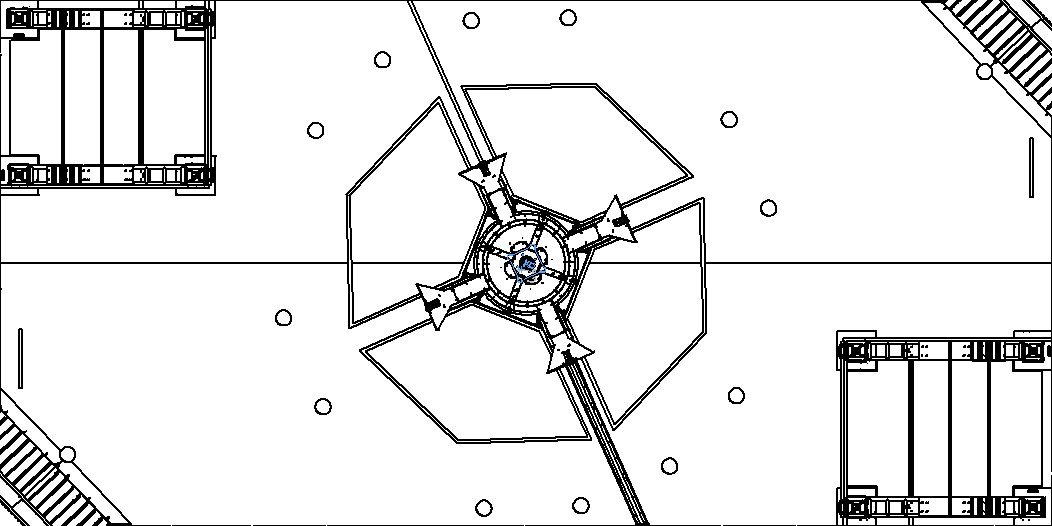
#> input picture FE-2022_crop.png, 1052 x 526 px
$ python pathplanner.py
#> lines starting #> are read from the running program, lines starting #| are printed output that depends on the picture
#!/usr/bin/python3
"""
pathplanner.py
Generates a motion profile based on a spline curve defined in an
actual field layout

Dave Cohen - wezelball

I'm gonna change this code

"""
import matplotlib.pyplot as plt

def onclick(event):
    """ A callback for the mouse button click.
    Returns the coordinates of the mouse click and which button was clicked.
    Button1: left click
    Button2: middle click
    Button1: right click
    xdata = x-coordinate (field units of inches) of button click
    ydata = y-coordinate (field units of inches) of button click
    """
    print('%s click: button=%d, x=%d, y=%d, xdata=%f, ydata=%f' %
          ('double' if event.dblclick else 'single', event.button,
           event.x, event.y, event.xdata, event.ydata))

    # Add a point ot the scatter plot
    ax.scatter([event.xdata], [event.ydata], c='r', s=40)
    ax.arrow(event.xdata, event.ydata, 10.0, 0.0)

    # Add the scatter point to the ax2 plot
    ax2.scatter([0],[0])
    ax2.arrow(0,0, 1.0, 0.0)
    # Update the scatter point
    fig.canvas.draw()
    fig2.canvas.draw()

# The actual field width that is accessible by the robot
field_width = 54.0*12.0     # units of inches - 648"
field_height = 27.0*12.0    # units of inches - 324"
#image_width = 1052          # units of pixels
#image_heght = 526           # units of pixels

fig,ax = plt.subplots()
fig2,ax2 = plt.subplots()

# Read in the field drawing
im = plt.imread('FE-2022_crop.png')
#> im is the input picture: shape (526, 1052, 3) float32; mean R, G, B 0.905, 0.906, 0.906

# The extent modifier converts the 1052 x 526 image to 648" x 324",
# with 0,0 at lower left of field
implot = ax.imshow(im, extent = (0,field_width,0,field_height))

# put a blue dot at (324, 162), which is center of field
#plt.scatter([324], [162])
ax2.scatter([0],[0])

# Connection id returns an integer and creates a callback to the onclick
# event
cid = fig.canvas.mpl_connect('button_press_event', onclick)

# Show the plot
plt.show()
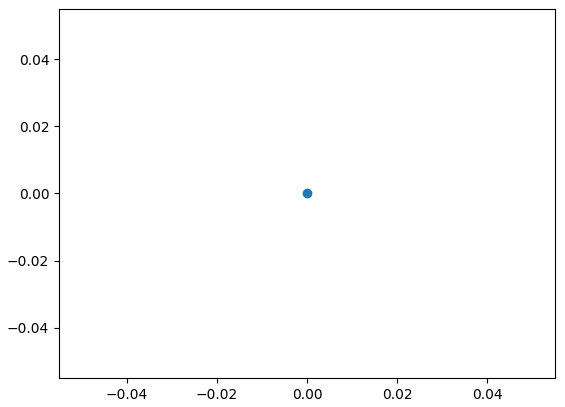
#> figure drawn by matplotlib, 1 panel
